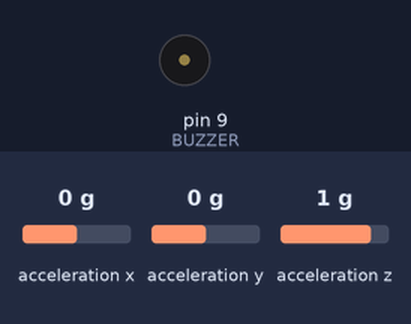
Bench run of a sketch on a simulated Arduino Uno, built with avr-gcc and run on an emulated ATmega328P. Parts: buzzer (waves = sounding). The test bench sets the inputs (shaded band); at power-on: acceleration x 0 g, acceleration y 0 g, acceleration z 1 g. What the sketch prints to the serial monitor is not drawn.

Above: at 1.2 s.
1.3 s: acceleration x set to -1.4 g
At 20.52 s:
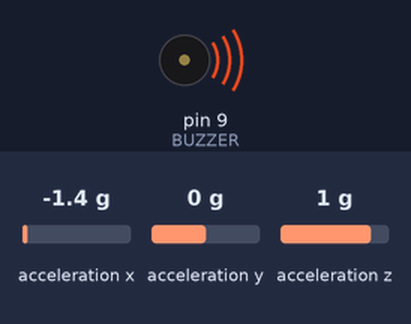
Timing chart, 0 to 31.9 s (numbered marks = the images above; inputs shaded):
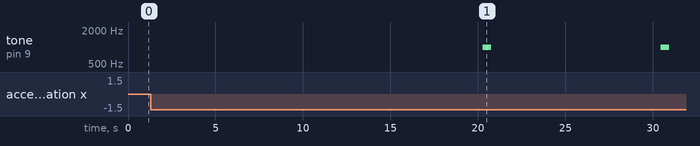

The sketch:

FitBox.ino
```cpp
#include <Wire.h>
#include <Adafruit_Sensor.h>
#include <Adafruit_ADXL345_U.h>

// sampling size
#define N 80
#define BUZZER 9
#define CALORIES_PER_STEP 0.03877
#define METERS_PER_STEP 0.5
#define SEC10 10000

Adafruit_ADXL345_Unified accel;

float xavg = 0, yavg = 0, zavg = 0;
float threshold = 0.3;
int steps = 0;
int stored_steps = 0;
bool flag = false;
bool reachedGoal = false;
float calories = 0;
float distance = 0;
String activityStatus = "Move!";
long stored_time;
int steps_per_sec = 0;

void setup() {
  pinMode(BUZZER, OUTPUT);
  accel = Adafruit_ADXL345_Unified(1234);

  Serial.begin(9600);

  // check if ADXL345 is connected
  if(!accel.begin())
  {
    /* There was a problem detecting the ADXL345 ... check your connections */
    Serial.println("Ooops, no ADXL345 detected ... Check your wiring!");
    while(1);
  }

  accel.setRange(ADXL345_RANGE_4_G);

  readAvgAccel();
}

void loop() {
    countSteps();
    checkNumSteps();
    checkMovement();
    sendData();
}

// calculates average acceleration
// used for calibrating accelerometer
void readAvgAccel() {
  sensors_event_t event;
  for (int i = 0; i < N; i++) {
    accel.getEvent(&event);
    xavg += event.acceleration.x;
    yavg += event.acceleration.y;
    zavg += event.acceleration.z;
  }

  xavg /= N;
  yavg /= N;
  zavg /= N;
}

void countSteps() {
   float acc1 = getAccel();
   float acc2 = getAccel();

   float delta = abs(acc2 - acc1);

    // if difference is bigger than threshold a step was taken
    if (delta >= threshold && !flag) {
        steps++;

        reachedGoal = false;
        flag = true;

        if (activityStatus == "Move!" ||
          activityStatus == "Good job!") {
          activityStatus = "One more!";
        }
    } else if (delta < threshold && flag) {
        flag = false;
    }
}

// calculates acceleration magnitude
float getAccel() {
   sensors_event_t event;
   float xacc = 0, yacc = 0, zacc = 0;
   float acc = 0;

   for (int i = 0; i < N; i++) {
      accel.getEvent(&event);
      xacc += event.acceleration.x;
      yacc += event.acceleration.y;
      zacc += event.acceleration.z;
   }

   xacc /= N;
   yacc /= N;
   zacc /= N;

  acc = sqrt(((xacc - xavg) * (xacc - xavg)) +
             ((yacc - yavg) * (yacc - yavg)) +
             ((zacc - zavg) * (zacc - zavg)));

  return acc;
}

// checks user's activity
void checkMovement() {
  // if 10 seconds have passed without taking a
  // step, activate buzzer
  if (millis() - stored_time >= SEC10) {
       stored_time = millis();
       if (stored_steps == steps) {
         activityStatus = "Move!";
         tone(BUZZER, 1000, 500);
       } else {
         stored_steps = steps;
       }
   }
}

// checks user's progress
void checkNumSteps() {
  // congratulate user at intervals of 10 steps
  if (reachedGoal)
     return;

  if (steps && steps % 10 == 0) {
      reachedGoal = true;
      activityStatus = "Good job!";
      tone(BUZZER, 440, 500);
  }
}

// send data to bluetooth application
void sendData() {
    calories = CALORIES_PER_STEP * steps;
    distance = (METERS_PER_STEP * steps) / 100;
    Serial.print(steps);
    Serial.print(",");
    Serial.print(calories);
    Serial.print(",");
    Serial.print(distance);
    Serial.print(",");
    Serial.print(activityStatus);
    Serial.print(";");
}
```
